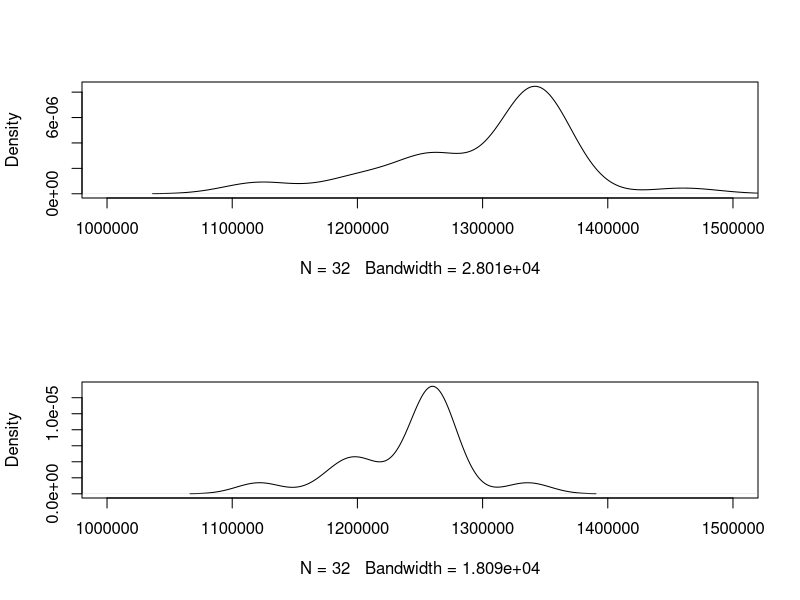
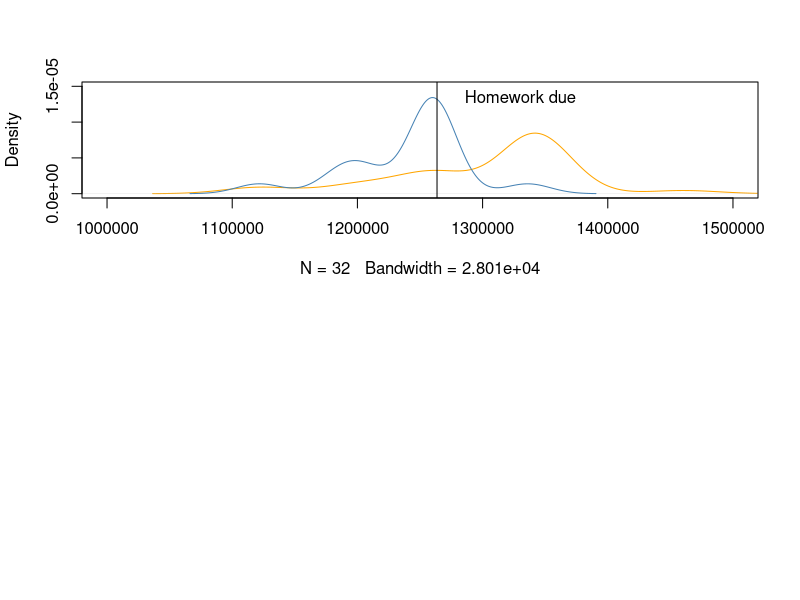
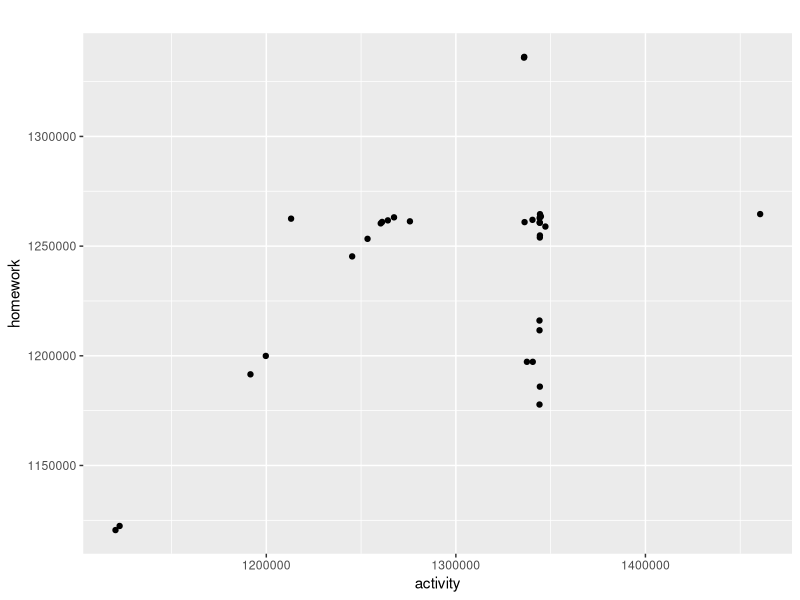
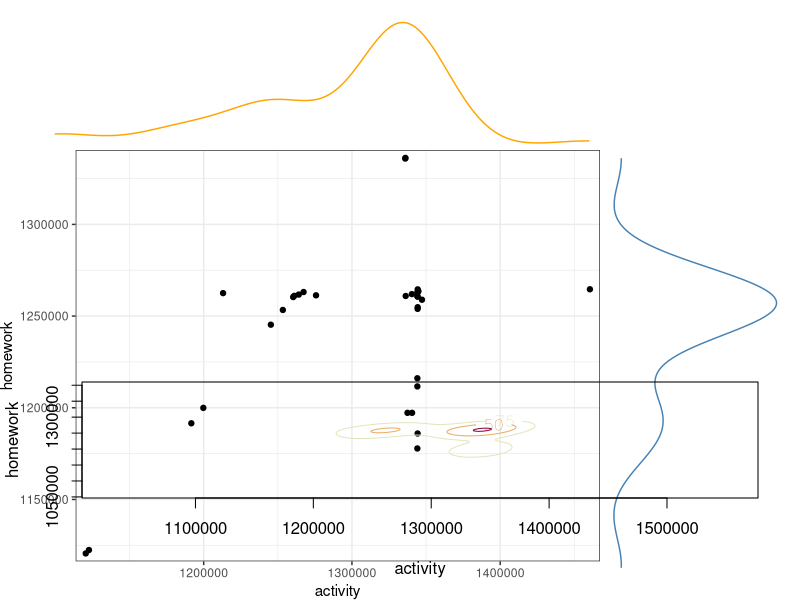
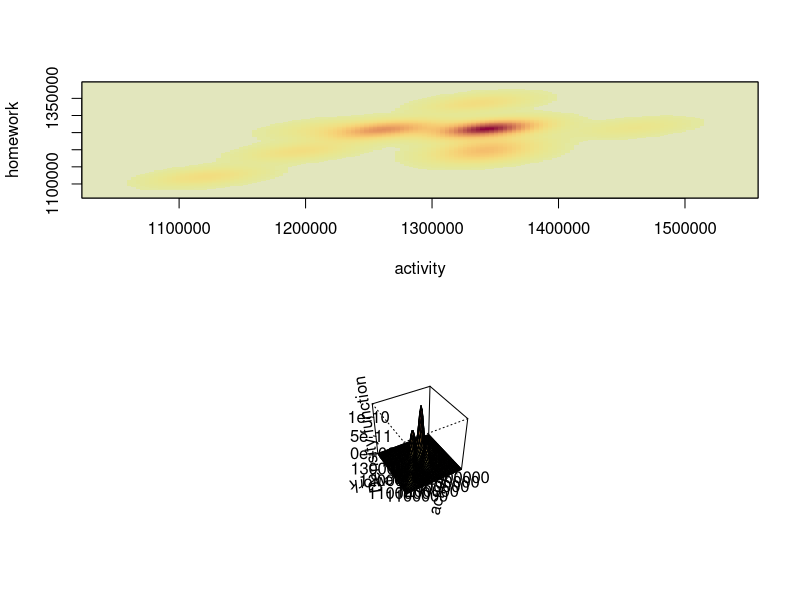
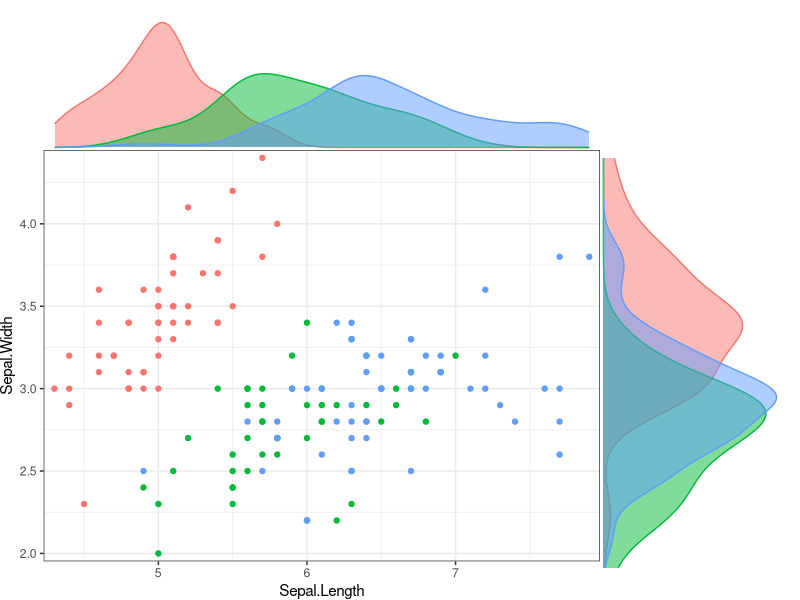
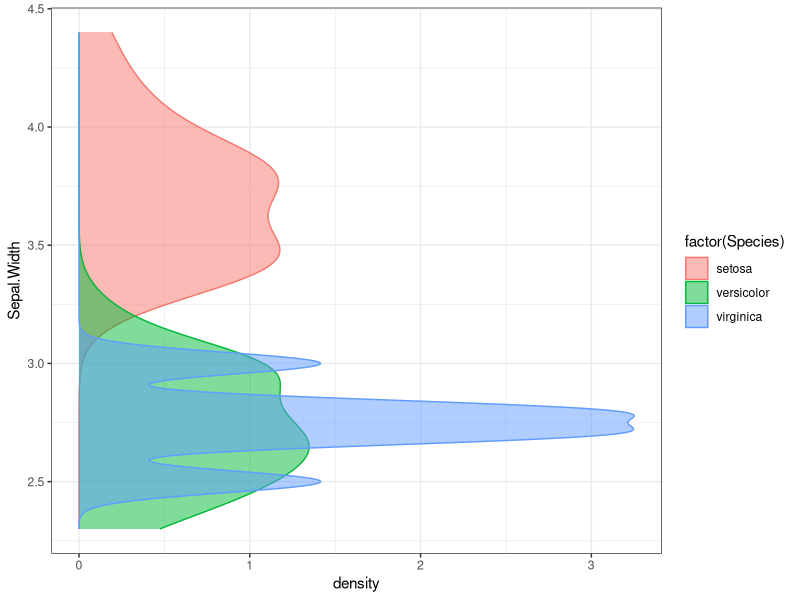
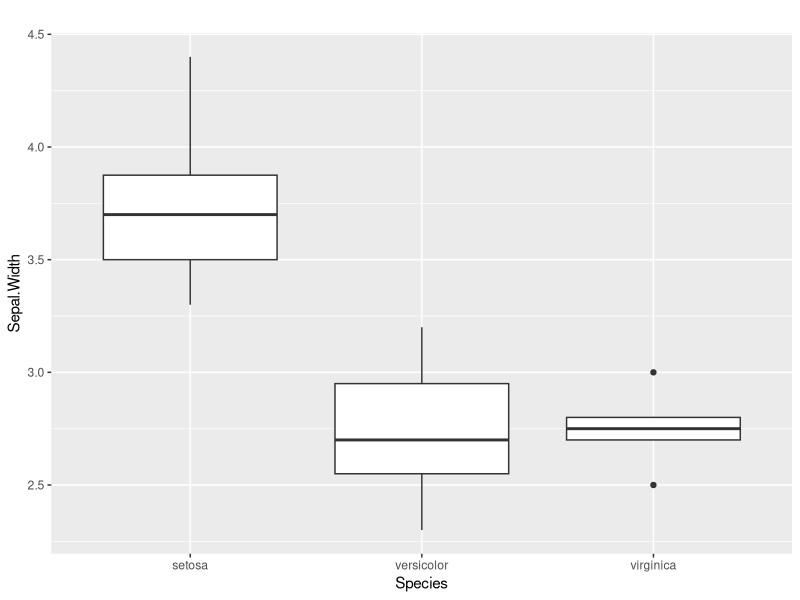

The R script that drew these images, in order:
## ---- chunk 1
require(knitr)
require(ggplot2)
opts_chunk$set(warning=FALSE,message=FALSE)
## ---- chunk 2
d <- read.csv("submit-times.csv")
d[,1] <- as.character(d[,1])
d[,2] <- as.character(d[,2])
d <- d[d[,1] != "-" & d[,2] != "-",]

a <- d[,1]
datestamp <- unlist(strsplit(a, ", "))[seq(2, length(a)*3, 3)]
timestamp <- unlist(strsplit(a, ", "))[seq(3, length(a)*3, 3)]
x <- paste(datestamp, timestamp)
dt <- strptime(x, "%d %B %Y %I:%M %p")
dt <- as.POSIXlt(x, format = "%d %B %Y %I:%M %p")
a <- dt$min*60 + dt$hour*60*60 + dt$mday*24*60*60

b <- d[,2]
datestamp <- unlist(strsplit(b, ", "))[seq(2, length(b)*3, 3)]
timestamp <- unlist(strsplit(b, ", "))[seq(3, length(b)*3, 3)]
x <- paste(datestamp, timestamp)
dt <- strptime(x, "%d %B %Y %I:%M %p")
dt <- as.POSIXlt(x, format = "%d %B %Y %I:%M %p")
b <- dt$min*60 + dt$hour*60*60 + dt$mday*24*60*60

d <- data.frame(activity = a, homework = b)
dd <- data.frame(submit_time = c(a, b), assmnt = c(rep("activity", length(a)),
                                                   rep("homework", length(b))))
## ---- chunk 3
par(mfrow = c(2,1))
plot(density(d$activity), xlim = c(1000000, 1500000), main = "")
plot(density(d$homework), xlim = c(1000000, 1500000), main = "")
## ---- chunk 4
plot(density(d$activity), xlim = c(1000000, 1500000), ylim = c(0, 1.5*10^(-5)),
     main = "", col = "orange")
lines(density(d$homework)$x, density(d$homework)$y, col = "steelblue")
abline(v = 14*24*60*60 + 15*60*60)
text(1330000, 1.35*10^(-5), "Homework due")
## ---- chunk 5
ggplot(data=d, aes(x=activity, y=homework)) + geom_jitter()  + theme(legend.position="none") + labs(title="")
## ---- chunk 6
library(gridExtra)

p1 <- ggplot(d,aes(x=activity,y=homework)) + geom_point() +
  scale_x_continuous(expand=c(0.02,0)) +
  scale_y_continuous(expand=c(0.02,0)) +
  theme_bw() +
  theme(legend.position="none",plot.margin=unit(c(0,0,0,0),"points"))

theme0 <- function(...) theme( legend.position = "none",
                               panel.background = element_blank(),
                               panel.grid.major = element_blank(),
                               panel.grid.minor = element_blank(),
                               panel.margin = unit(0,"null"),
                               axis.ticks = element_blank(),
                               axis.text.x = element_blank(),
                               axis.text.y = element_blank(),
                               axis.title.x = element_blank(),
                               axis.title.y = element_blank(),
                               axis.ticks.length = unit(0,"null"),
                               axis.ticks.margin = unit(0,"null"),
                               panel.border=element_rect(color=NA),...)

p2 <- ggplot(d,aes(x=activity)) + 
  geom_density(alpha=0.5, color = "orange") + 
  scale_x_continuous(breaks=NULL,expand=c(0.02,0)) +
  scale_y_continuous(breaks=NULL,expand=c(0.02,0)) +
  theme_bw() +
  theme0(plot.margin = unit(c(1,0,0,2.2),"lines")) 

p3 <- ggplot(d,aes(x=homework)) + 
  geom_density(alpha=0.5, color = "steelblue") + 
  coord_flip()  + 
  scale_x_continuous(labels = NULL,breaks=NULL,expand=c(0.02,0)) +
  scale_y_continuous(labels = NULL,breaks=NULL,expand=c(0.02,0)) +
  theme_bw() +
  theme0(plot.margin = unit(c(0,1,1.2,0),"lines"))

grid.arrange(arrangeGrob(p2,ncol=2,widths=c(3,1)),
             arrangeGrob(p1,p3,ncol=2,widths=c(3,1)),
             heights=c(1,3))
## ---- chunk 7
# install.packages("ks")
require(ks)
bd <- kde(as.matrix(d))
plot(bd)
## ---- chunk 8
plot(bd, display = "image")
## ---- chunk 9
plot(bd, display = "persp")
## ---- chunk 10
p1 <- ggplot(iris,aes(x=Sepal.Length,y=Sepal.Width,colour=factor(Species))) + geom_point() +
  scale_x_continuous(expand=c(0.02,0)) +
  scale_y_continuous(expand=c(0.02,0)) +
  theme_bw() +
  theme(legend.position="none",plot.margin=unit(c(0,0,0,0),"points"))

theme0 <- function(...) theme( legend.position = "none",
                               panel.background = element_blank(),
                               panel.grid.major = element_blank(),
                               panel.grid.minor = element_blank(),
                               panel.margin = unit(0,"null"),
                               axis.ticks = element_blank(),
                               axis.text.x = element_blank(),
                               axis.text.y = element_blank(),
                               axis.title.x = element_blank(),
                               axis.title.y = element_blank(),
                               axis.ticks.length = unit(0,"null"),
                               axis.ticks.margin = unit(0,"null"),
                               panel.border=element_rect(color=NA),...)

p2 <- ggplot(iris,aes(x=Sepal.Length,colour=factor(Species),fill=factor(Species))) + 
  geom_density(alpha=0.5) + 
  scale_x_continuous(breaks=NULL,expand=c(0.02,0)) +
  scale_y_continuous(breaks=NULL,expand=c(0.02,0)) +
  theme_bw() +
  theme0(plot.margin = unit(c(1,0,0,2.2),"lines")) 

p3 <- ggplot(iris,aes(x=Sepal.Width,colour=factor(Species),fill=factor(Species))) + 
  geom_density(alpha=0.5) + 
  coord_flip()  + 
  scale_x_continuous(labels = NULL,breaks=NULL,expand=c(0.02,0)) +
  scale_y_continuous(labels = NULL,breaks=NULL,expand=c(0.02,0)) +
  theme_bw() +
  theme0(plot.margin = unit(c(0,1,1.2,0),"lines"))

grid.arrange(arrangeGrob(p2,ncol=2,widths=c(3,1)),
             arrangeGrob(p1,p3,ncol=2,widths=c(3,1)),
             heights=c(1,3))
## ---- chunk 11
nrow(iris)
iris_slice <- iris[iris$Sepal.Length > 5.0 & iris$Sepal.Length < 6.0, ]
nrow(iris_slice)
## ---- chunk 12
ggplot(iris_slice,aes(x=Sepal.Width,colour=factor(Species),fill=factor(Species))) + 
  geom_density(alpha=0.5) +
  theme_bw() +
  coord_flip()
## ---- chunk 13
ggplot(data=iris_slice, aes(x=Species, y=Sepal.Width)) + geom_boxplot()  + theme(legend.position="none") + labs(title="") 
